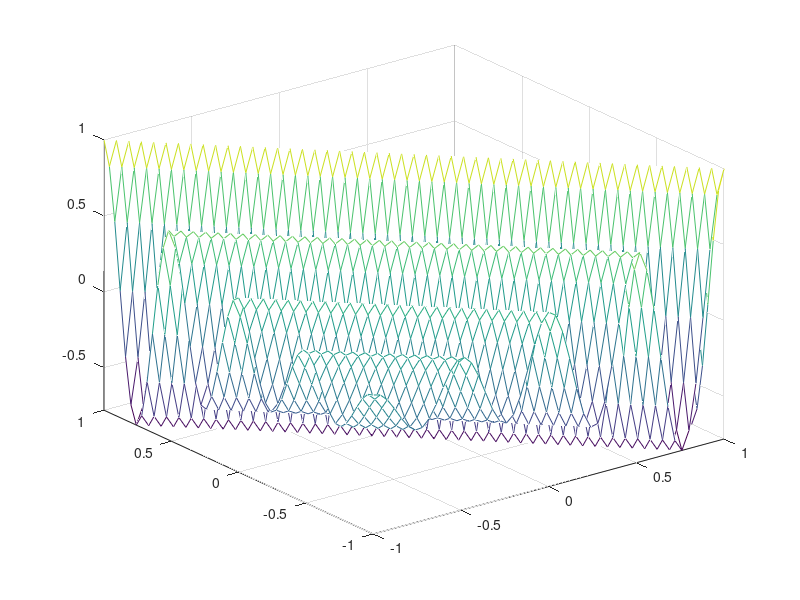

Here is the MATLAB script that generated this plot:
%%slide 54

x = linspace(-1,1,51);
y = linspace(-1,1,51);
[XX,YY] = meshgrid(x,y);
plot(XX,YY(:,1),'k')


expo1 = -abs(XX+YY) 
f = cos(4*pi*(XX +YY)).*exp(expo1)
mesh(x,y,f), axis tight




